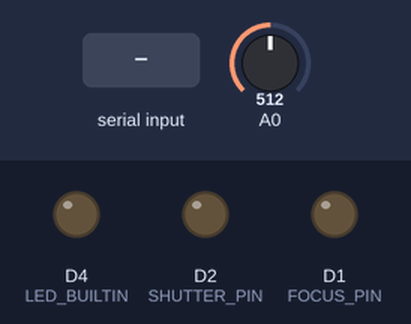
A sketch run on a simulated ESP8266 (NodeMCU). On the bench: output pins drawn as LEDs (lit = HIGH, except the on-board LED, lit = LOW). Inputs (shaded band) come from the test bench; at power-on: A0 = 512. What the sketch prints to the serial monitor is not drawn.

Above: at 1.7 s.
1.8 s: A0 set to 716
At 1.96 s:
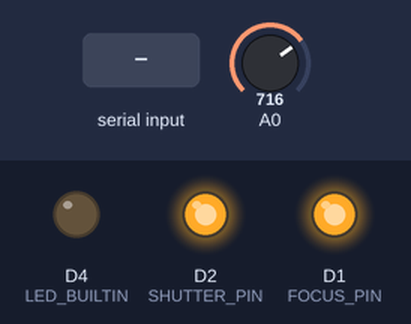
3.5 s: "t90\n" received over Serial
5.0 s: "c90\n" received over Serial
Timing chart, 0 to 8.0 s (numbered marks = the images above; inputs shaded):
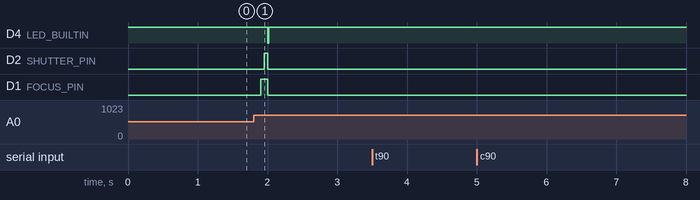

The sketch:

cameraTrigger.ino
```cpp
// (licence header left out)
#include "Metro.h"
#include <ESP8266WiFi.h>

const uint8_t AVG_SIZE = 20;
uint16_t threshold = 5;
uint16_t camDelay = 100;

const uint8_t FOCUS_PIN = D1;
const uint8_t SHUTTER_PIN = D2;


//1s reset time, manual reset
Metro resetTime = Metro (1000, false);


uint8_t storedVals[AVG_SIZE];

void setup() {
	WiFi.disconnect();
	Serial.begin(115200);
  pinMode(A0, INPUT);
	pinMode(LED_BUILTIN, OUTPUT);
	pinMode(FOCUS_PIN, OUTPUT);
	pinMode(SHUTTER_PIN, OUTPUT);
	pinMode(LED_BUILTIN, OUTPUT);
	digitalWrite(LED_BUILTIN, HIGH);
	delay(100);

	initAvg();
}

void loop(){

	if(checkForChange() && resetTime.check()){
		//Serial.println("Triggered");
		delayMicroseconds(camDelay * 1000);

		triggerCamera();

		//blink LED when the system is triggered
		digitalWrite(LED_BUILTIN, LOW);
		delay(20);
		digitalWrite(LED_BUILTIN, HIGH);
		delay(100);

		resetTime.reset();
	}

	handleSerial();
  delay(1);
}


//initialize the rolling avg array
void initAvg(){
	for(int i = 0; i < AVG_SIZE; i++){
		storedVals[i] = analogRead(A0);
		delay(20);
	}
}

bool checkForChange(){
	static int8_t index = 0;

	//if the index has reached the array limit, roll back over to 0
	if(index == AVG_SIZE){index = 0;}

	//store the latest value and print it out (for debugging)
	storedVals[index] = analogRead(A0);
	//Serial.println(storedVals[index]);

	//find the average
	int avg = 0;
	for(int i = 0; i < AVG_SIZE; i++){
		avg+=storedVals[i];
	}
	avg /= AVG_SIZE;

	//check for current reading being outside of the trigger threshold
	if(abs(storedVals[index] - avg) >  threshold){
		index++;
		return true;
	}

	//return false if there was no significant change
	index++;
	return false;
}


void triggerCamera(){

	digitalWrite(FOCUS_PIN, HIGH);
	delayMicroseconds(50 * 1000);
	digitalWrite(SHUTTER_PIN, HIGH);
	delayMicroseconds(50 * 1000);
	digitalWrite(FOCUS_PIN, LOW);
	digitalWrite(SHUTTER_PIN, LOW);
}


void handleSerial(){
	if(Serial.available()){

		//if the first char is 't' then update the threshold
		if(Serial.peek() == 't'){
			int input = Serial.parseInt();
			if(input > 0){
				threshold = input;
				Serial.printf("\nUpdated threshold to %d\n", threshold);
				delay(1000);
			}
		}

		//if the first char is 'c' then update the camera delay
		else if(Serial.peek() == 'c'){
			int input = Serial.parseInt();
			if(input > 0){
				camDelay = input;
				Serial.printf("\nUpdated Camera delay to %d\n", camDelay);
				delay(1000);
			}
		}

		//otherwise flush the garbage data from the serial line
		else{
			while(Serial.available()){
				Serial.read();
			}
		}
	}
}
```

Measured:
- after the input at 1.8 s, D4 (LED_BUILTIN): HIGH → LOW after 0.20 s, → HIGH 0.02 s later; D2 (SHUTTER_PIN): LOW → HIGH after 0.15 s, → LOW 0.05 s later; D1 (FOCUS_PIN): LOW → HIGH after 0.10 s, → LOW 0.10 s later
- after the input at 3.5 s, every drawn part: stays the same
- after the input at 5.0 s, every drawn part: stays the same
